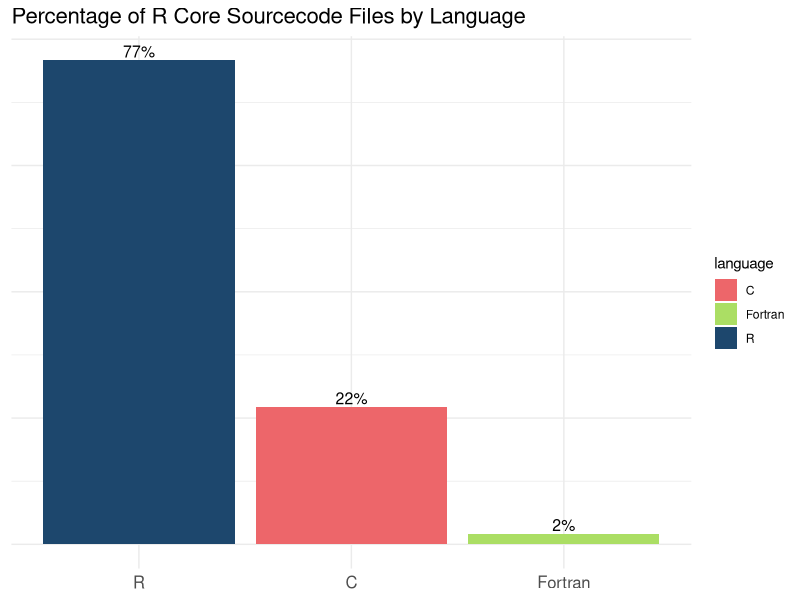
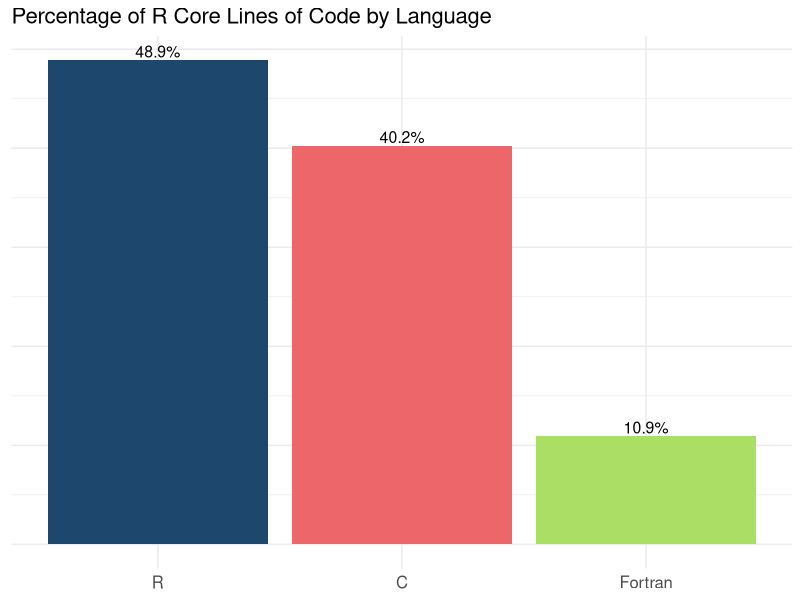

The R source for these figures, in order:
## ---- chunk 1
#| warning: false
library(dplyr)
library(stringr)

r_loc <-
  readr::read_table(here::here("til-r", "r-composition", "r_source_loc.csv"),
             col_names = c("language", "lines", "script")) |> 
  mutate(language = case_when(str_detect(language, "R,,") ~ "R",
                              str_detect(language, "C,,") ~ "C",
                              str_detect(language, "Fortran,,") ~ "Fortran"),
         lines = as.numeric(lines)) |> 
  distinct()

head(r_loc)
## ---- chunk 2
library(ggplot2)
library(forcats)

r_loc |> 
  filter(!is.na(language)) |> 
  group_by(language) |> 
  summarise (n = n()) |> 
  mutate(rel.freq =  n / sum(n), accuracy = 0.1) |> 
  ggplot(aes(x = fct_reorder(language, desc(rel.freq)), y = rel.freq, fill = language)) +
  geom_bar(stat = "identity") +
  geom_text(
    aes(label = scales::percent(rel.freq)),
    position = position_dodge(width = 0.9),
    vjust = -0.25,
    size = 4
  ) +
  theme_minimal() +
  labs(title = "Percentage of R Core Sourcecode Files by Language") +
  theme(plot.title = element_text(size = 16),
        axis.title.x = element_blank(),
        axis.title.y = element_blank(),
        axis.text.x = element_text(size = 12),
        axis.text.y = element_blank()) +
  scale_fill_manual(values = c("R" = "#1D476D", 
                               "C" = "#ED666A", 
                               "Fortran" = "#ABDE64"))
## ---- chunk 3
r_loc |> 
  filter(!is.na(language)) |> 
  group_by(language) %>% 
  summarise(sum_lines = sum(lines, na.rm = TRUE)) |> 
  ungroup() |> 
  mutate(percent = sum_lines/sum(sum_lines)) |> 
  ggplot(aes(x = fct_reorder(language, desc(percent)), y = percent, fill = language)) +
  geom_bar(stat = "identity") +
  geom_text(
    aes(label = scales::percent(percent)),
    position = position_dodge(width = 0.9),
    vjust = -0.25,
    size = 4
  )+
  theme_minimal() +
  labs(title = "Percentage of R Core Lines of Code by Language") +
  theme(plot.title = element_text(size = 16),
        axis.title.x = element_blank(),
        axis.title.y = element_blank(),
        axis.text.x = element_text(size = 12),
        axis.text.y = element_blank(),
        legend.position = "none") +
  scale_fill_manual(values = c("R" = "#1D476D", 
                               "C" = "#ED666A", 
                               "Fortran" = "#ABDE64"))
